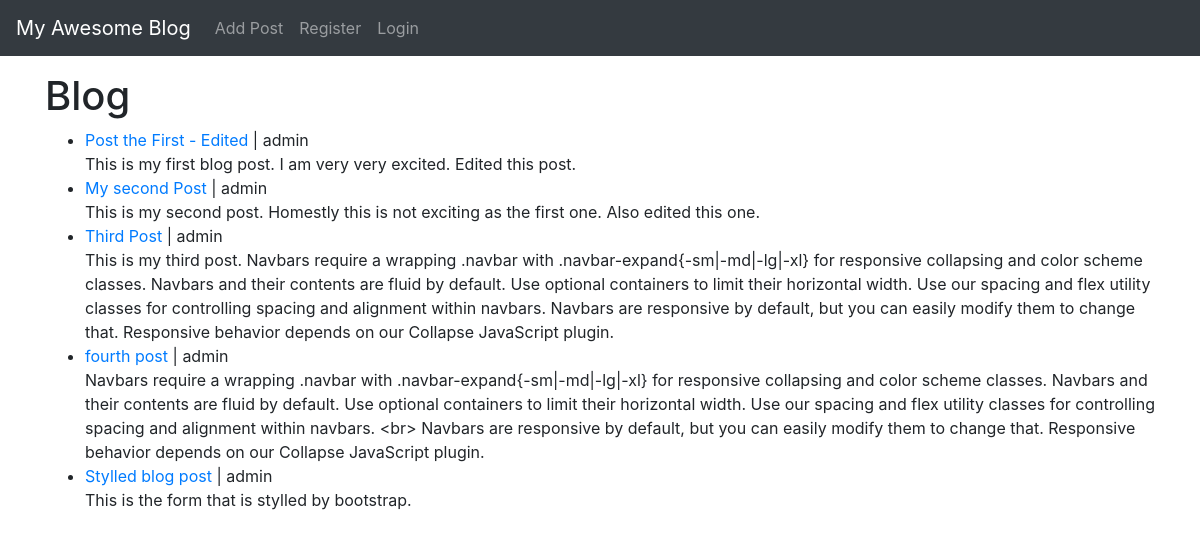
The app's page /, older data.
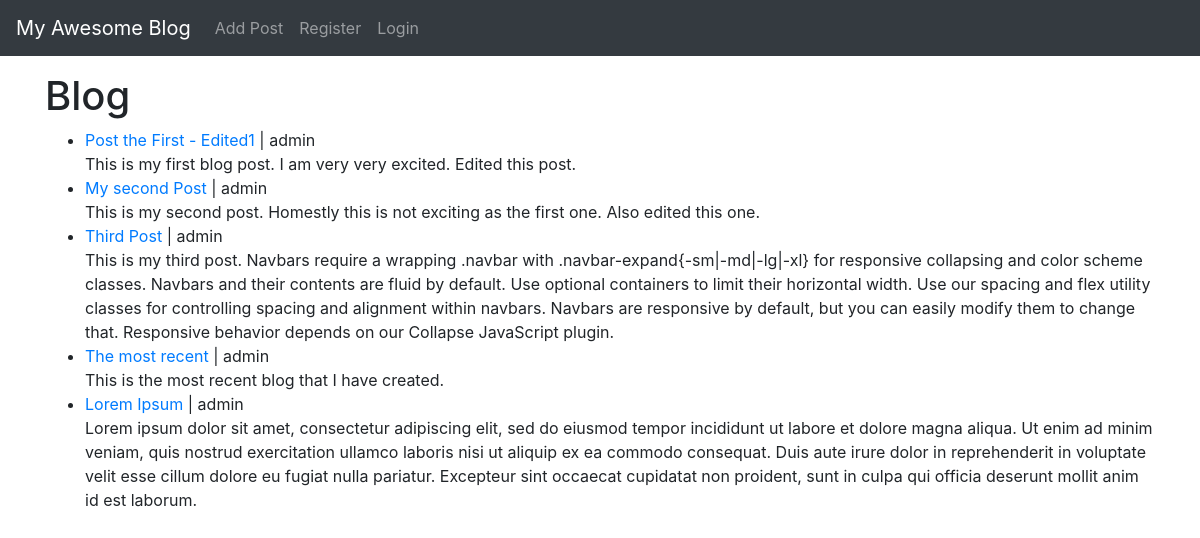
The same page, newer data.
### theblog/models.py (models this page shows, shortened)
class Post(models.Model):
    title = models.CharField(max_length=255)
    author = models.ForeignKey(User, on_delete=models.CASCADE)
    body = models.TextField()
    post_date = models.DateField(auto_now_add=True)

### theblog/views.py (the view)
# urls.py: path('', home_view, name='home'),
def home_view(request):
    qs = Post.objects.all()
    context = {'posts': qs}
    return render(request, 'home.html', context)

### theblog/templates/home.html (shortened to what this page needs)
{% extends 'base.html' %}
{% block content %}
<h1>Blog</h1>
<ul>
    {% for post in posts %}
    <li>
        <a href="{% url 'post-detail' post.pk %}">{{post.title}}</a> | {{post.author}}
        <br>
        {{post.body}}
    </li>
    {% endfor %}
</ul>
{% endblock %}

Row changes from the older to the newer data that the page shows:
changed Post "This is my first blog post. I am very very excited. Edited this post.": title "Post the First - Edited" → "Post the First - Edited1"
changed Post: title "fourth post" → "The most recent"; body "Navbars require a wrapping .navbar with .navbar-expand{-sm|-md|-lg|-xl} for responsive collapsing and color scheme classes. Navbars and their contents are fluid by default. Use optional containers to limit their horizontal width. Use our spacing and flex utility classes for controlling spacing and alignment within navbars. <br> Navbars are responsive by default, but you can easily modify them to change that. Responsive behavior depends on our Collapse JavaScript plugin." → "This is the most recent blog that I have created."
changed Post: title "Stylled blog post" → "Lorem Ipsum"; body "This is the form that is stylled by bootstrap." → "Lorem ipsum dolor sit amet, consectetur adipiscing elit, sed do eiusmod tempor incididunt ut labore et dolore magna aliqua. Ut enim ad minim veniam, quis nostrud exercitation ullamco laboris nisi ut aliquip ex ea commodo consequat. Duis aute irure dolor in reprehenderit in voluptate velit esse cillum dolore eu fugiat nulla pariatur. Excepteur sint occaecat cupidatat non proident, sunt in culpa qui officia deserunt mollit anim id est laborum."
